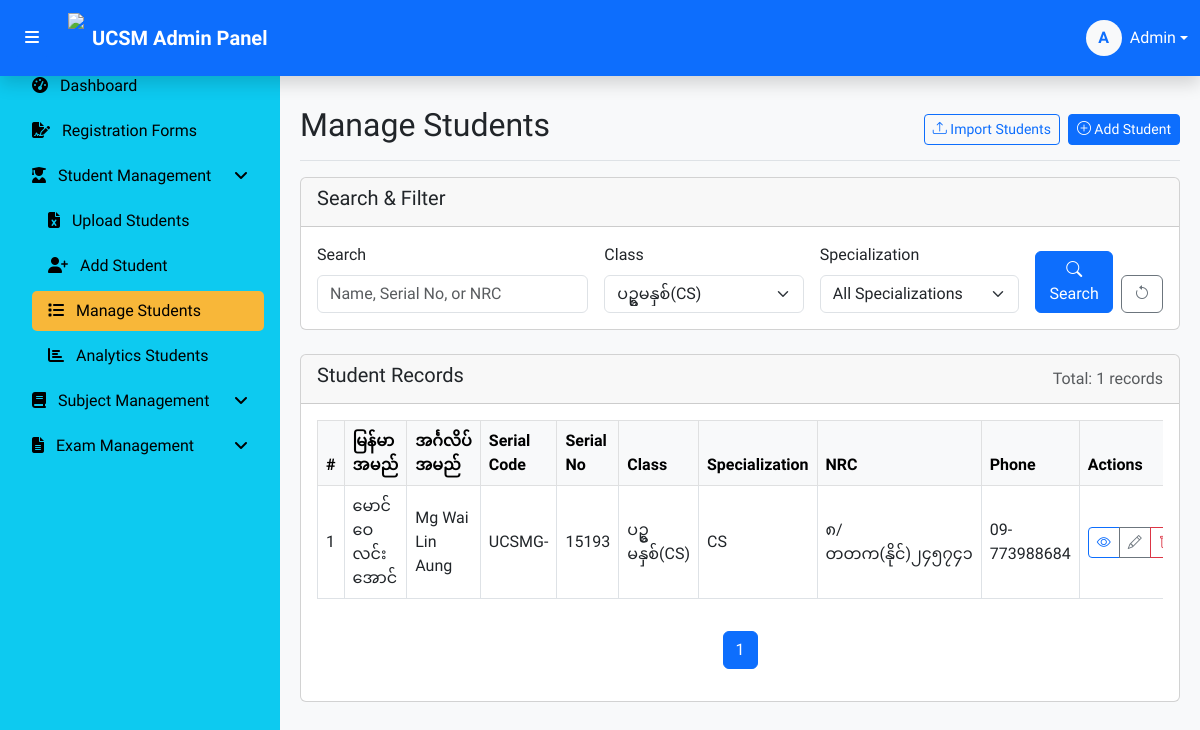
Page /manage_students.php?class=ပဥ္စမနှစ်(CS) (signed in) on the committed database.
### tables this page shows
CREATE TABLE `students` (
  `serial_no` int(5) NOT NULL COMMENT 'ခုံအမှတ်',
  `academic_year_start` year(4) NOT NULL,
  `academic_year_end` year(4) DEFAULT NULL,
  `user_id` int(11) DEFAULT NULL,
  `image_path` mediumblob NOT NULL,
  `class` varchar(50) DEFAULT NULL COMMENT 'အတန်း',
  `specialization` varchar(100) DEFAULT NULL COMMENT 'အထူးပြုဘာသာ',
  `serial_code` varchar(6) DEFAULT NULL COMMENT 'အစဉ်လိုက်ကုဒ်',
  `entry_year` varchar(4) DEFAULT NULL COMMENT 'တက္ကသိုလ်ဝင်ရောက်သည့်နှစ်',
  `student_name_mm` varchar(100) DEFAULT NULL COMMENT 'မြန်မာအမည်',
  `student_name_en` varchar(100) DEFAULT NULL COMMENT 'အင်္ဂလိပ်အမည်',
  `gender` varchar(6) DEFAULT NULL COMMENT 'ကျား/မ',
  `dob` date DEFAULT NULL COMMENT 'မွေးသက္ကရာဇ်',
  `birth_place` varchar(255) DEFAULT NULL,
  `entrance_exam_seat_number` varchar(20) DEFAULT NULL COMMENT 'တက္ကသိုလ်ဝင်တန်းအောင်မြင်သည့်ခုံအမှတ်',
  `entrance_exam_year` int(11) DEFAULT NULL COMMENT 'တက္ကသိုလ်ဝင်တန်းအောင်မြင်သည့်ခုနှစ်',
  `entrance_exam_center` varchar(255) DEFAULT NULL COMMENT 'စာစစ်ဌာန',
  `nrc` varchar(20) DEFAULT NULL COMMENT 'နိုင်ငံသားစိစစ်ရေး ကတ်ပြားအမှတ်',
  `citizen_status` varchar(20) DEFAULT NULL COMMENT 'နိုင်ငံသားအဆင့်အတန်း',
  `nationality` varchar(50) DEFAULT NULL COMMENT 'လူမျိုး',
  `religion` varchar(50) DEFAULT NULL COMMENT 'ဘာသာ',
  `address_house_no` varchar(20) DEFAULT NULL COMMENT 'အိမ်အမှတ်',
  `address_street` varchar(50) DEFAULT NULL COMMENT 'လမ်းအမှတ်',
  `address_quarter` varchar(50) DEFAULT NULL COMMENT 'ရပ်ကွက်',
  `address_village` varchar(50) DEFAULT NULL COMMENT 'ကျေးရွာ',
  `address_township` varchar(50) DEFAULT NULL COMMENT 'မြို့နယ်',
  `address_district` varchar(50) DEFAULT NULL COMMENT 'ခရိုင်',
  `address_region` varchar(50) DEFAULT NULL COMMENT 'တိုင်းဒေသကြီး/ပြည်နယ်',
  `address_state` varchar(255) DEFAULT NULL,
  `father_name_mm` varchar(100) DEFAULT NULL COMMENT 'အဖအမည် (မြန်မာ)',
  `father_name_en` varchar(100) DEFAULT NULL COMMENT 'အဖအမည် (အင်္ဂလိပ်)',
  `father_nationality` varchar(50) DEFAULT NULL COMMENT 'ဖခင်၏လူမျိုး',
  `father_religion` varchar(50) DEFAULT NULL COMMENT 'ဖခင်၏ဘာသာ',
  `father_nrc` varchar(20) DEFAULT NULL COMMENT 'ဖခင်၏ နိုင်ငံသားစိစစ်ရေး ကတ်ပြားအမှတ်',
  `father_birth_place` varchar(255) DEFAULT NULL,
  `father_citizen_status` varchar(20) DEFAULT NULL COMMENT 'ဖခင်၏ နိုင်ငံခြားသား/တိုင်းရင်းသား',
  `father_phone` varchar(20) DEFAULT NULL COMMENT 'အဖ၏ဖုန်းနံပါတ်',
  `father_job` varchar(100) DEFAULT NULL COMMENT 'အဖ၏အလုပ်အကိုင်',
  `father_address_house_no` varchar(20) DEFAULT NULL COMMENT 'အဖ၏အိမ်အမှတ်',
  `father_address_street` varchar(50) DEFAULT NULL COMMENT 'အဖ၏လမ်းအမှတ်',
  `father_address_quarter` varchar(50) DEFAULT NULL COMMENT 'အဖ၏ရပ်ကွက်',
  `father_address_village` varchar(50) DEFAULT NULL COMMENT 'အဖ၏ကျေးရွာ',
  `father_address_township` varchar(50) DEFAULT NULL COMMENT 'အဖ၏မြို့နယ်',
  `father_address_region` varchar(50) DEFAULT NULL COMMENT 'အဖ၏တိုင်းဒေသကြီး/ပြည်နယ်',
  `father_address_state` varchar(255) DEFAULT NULL,
  `mother_name_mm` varchar(100) DEFAULT NULL COMMENT 'အမိအမည် (မြန်မာ)',
  `mother_name_en` varchar(100) DEFAULT NULL COMMENT 'အမိအမည် (အင်္ဂလိပ်)',
  `mother_nationality` varchar(50) DEFAULT NULL COMMENT 'မိခင်၏လူမျိုး',
  `mother_religion` varchar(50) DEFAULT NULL COMMENT 'မိခင်၏ဘာသာ',
  `mother_nrc` varchar(20) DEFAULT NULL COMMENT 'မိခင်၏ နိုင်ငံသားစိစစ်ရေး ကတ်ပြားအမှတ်',
  `mother_birth_place` varchar(255) DEFAULT NULL,
  `mother_citizen_status` varchar(20) DEFAULT NULL COMMENT 'မိခင်၏ နိုင်ငံခြားသား/တိုင်းရင်းသား',
  `mother_phone` varchar(20) DEFAULT NULL COMMENT 'အမိ၏ဖုန်းနံပါတ်',
  `mother_job` varchar(100) DEFAULT NULL COMMENT 'အမိ၏အလုပ်အကိုင်',
  `mother_address_house_no` varchar(20) DEFAULT NULL COMMENT 'အမိ၏အိမ်အမှတ်',
  `mother_address_street` varchar(50) DEFAULT NULL COMMENT 'အမိ၏လမ်းအမှတ်',
  `mother_address_quarter` varchar(50) DEFAULT NULL COMMENT 'အမိ၏ရပ်ကွက်',
  `mother_address_village` varchar(50) DEFAULT NULL COMMENT 'အမိ၏ကျေးရွာ',
  `mother_address_township` varchar(50) DEFAULT NULL COMMENT 'အမိ၏မြို့နယ်',
  `mother_address_region` varchar(50) DEFAULT NULL COMMENT 'အမိ၏တိုင်းဒေသကြီး/ပြည်နယ်',
  `mother_address_state` varchar(255) DEFAULT NULL,
  `phone` varchar(12) DEFAULT NULL COMMENT 'ဖုန်းနံပါတ်',
  `supporter_name` varchar(100) DEFAULT NULL COMMENT 'ထောက်ပံ့သူ၏အမည်',
  `supporter_relation` varchar(50) DEFAULT NULL COMMENT 'ဆွေမျိုးတော်စပ်ပုံ',
  `supporter_job` varchar(100) DEFAULT NULL COMMENT 'ထောက်ပံ့သူ၏အလုပ်အကိုင်',
  `supporter_address` varchar(255) DEFAULT NULL COMMENT 'ဆက်သွယ်ရန်လိပ်စာ',
  `supporter_phone` varchar(20) DEFAULT NULL COMMENT 'ဖုန်းနံပါတ်',
  `grant_support` varchar(10) DEFAULT NULL COMMENT 'ပညာသင်ထောက်ပံ့ကြေးပြု/မပြု',
  `signature_status` varchar(20) DEFAULT NULL,
  `remarks` text DEFAULT NULL COMMENT 'မှတ်ချက်',
  `current_home_no` varchar(25) DEFAULT NULL,
  `current_street` varchar(25) DEFAULT NULL,
  `current_quarter` varchar(25) DEFAULT NULL,
  `current_village` varchar(25) DEFAULT NULL,
  `current_township` varchar(25) DEFAULT NULL,
  `current_phone` varchar(25) DEFAULT NULL,
  `current_year` int(11) DEFAULT NULL COMMENT 'Current Year',
  `current_month` int(11) DEFAULT NULL COMMENT 'Current Month',
  `current_day` int(11) DEFAULT NULL COMMENT 'Current Day',
  `created_at` timestamp NOT NULL DEFAULT current_timestamp(),
  `updated_at` timestamp NOT NULL DEFAULT current_timestamp() ON UPDATE current_timestamp()
);

### manage_students.php (the view, shortened to what the rows shown need)
<?php
require 'includes/db.php';
$currentPage = isset($_GET['page']) ? (int)$_GET['page'] : 1;
$recordsPerPage = 15;
$offset = ($currentPage - 1) * $recordsPerPage;
$searchTerm = isset($_GET['search']) ? trim($_GET['search']) : '';
$classFilter = isset($_GET['class']) ? $_GET['class'] : '';
$specializationFilter = isset($_GET['specialization']) ? $_GET['specialization'] : '';
$query = "SELECT * FROM students WHERE 1=1";
if (!empty($classFilter)) {
    $query .= " AND class = ?";
}
$sortField = isset($_GET['sort']) ? $_GET['sort'] : 'serial_no';
$sortOrder = isset($_GET['order']) && strtoupper($_GET['order']) === 'DESC' ? 'DESC' : 'ASC';
$query .= " ORDER BY $sortField $sortOrder LIMIT ?, ?";
$stmt = $mysqli->prepare($query);
if (!empty($searchTerm)) {
    $searchParam = "%$searchTerm%";
    if (!empty($classFilter) && !empty($specializationFilter)) {
        $stmt->bind_param("ssssssii", $searchParam, $searchParam, $searchParam, $searchParam, $classFilter, $specializationFilter, $offset, $recordsPerPage);
    } elseif (!empty($classFilter)) {
        $stmt->bind_param("sssssii", $searchParam, $searchParam, $searchParam, $searchParam, $classFilter, $offset, $recordsPerPage);
    } elseif (!empty($specializationFilter)) {
        $stmt->bind_param("sssssii", $searchParam, $searchParam, $searchParam, $searchParam, $specializationFilter, $offset, $recordsPerPage);
    } else {
        $stmt->bind_param("ssssii", $searchParam, $searchParam, $searchParam, $searchParam, $offset, $recordsPerPage);
    }
} elseif (!empty($classFilter) || !empty($specializationFilter)) {
    if (!empty($classFilter) && !empty($specializationFilter)) {
        $stmt->bind_param("ssii", $classFilter, $specializationFilter, $offset, $recordsPerPage);
    } elseif (!empty($classFilter)) {
        $stmt->bind_param("sii", $classFilter, $offset, $recordsPerPage);
    } else {
        $stmt->bind_param("sii", $specializationFilter, $offset, $recordsPerPage);
    }
} else {
    $stmt->bind_param("ii", $offset, $recordsPerPage);
}
$stmt->execute();
$result = $stmt->get_result();
$students = $result->fetch_all(MYSQLI_ASSOC);
?>
<!DOCTYPE html>
<html lang="en">
<head>
    <link href="https://cdn.jsdelivr.net/npm/bootstrap@5.3.0/dist/css/bootstrap.min.css" rel="stylesheet">
    <link rel="stylesheet" href="https://cdn.jsdelivr.net/npm/bootstrap-icons@1.10.0/font/bootstrap-icons.css">
</head>
<body>
<?php require 'includes/admin_header.php'; ?>
<div id="main-content" style="margin-top:70px;">
    <div class="d-flex justify-content-between flex-wrap flex-md-nowrap align-items-center pt-3 pb-2 mb-3 border-bottom">
        <h1 class="h2">Manage Students</h1>
    </div>
    <div class="card">
        <div class="card-body">
            <?php if (!empty($students)): ?>
                <div class="table-responsive">
                    <table class="table table-bordered table-hover align-middle">
                        <thead class="table-light">
                            <tr>
                                <th>#</th>
                                <th>
                                    <a href="?search=<?= urlencode($searchTerm) ?>&class=<?= urlencode($classFilter) ?>&specialization=<?= urlencode($specializationFilter) ?>&sort=student_name_mm&order=<?= $sortField === 'student_name_mm' && $sortOrder === 'ASC' ? 'DESC' : 'ASC' ?>"
                                       class="sort-link">
                                        မြန်မာအမည်
                                    </a>
                                </th>
                                <th>အင်္ဂလိပ်အမည်</th>
                                <th>
                                    <a href="?search=<?= urlencode($searchTerm) ?>&class=<?= urlencode($classFilter) ?>&specialization=<?= urlencode($specializationFilter) ?>&sort=serial_code&order=<?= $sortField === 'serial_code' && $sortOrder === 'ASC' ? 'DESC' : 'ASC' ?>"
                                       class="sort-link">
                                        Serial Code
                                    </a>
                                </th>
                                <th>Serial No</th>
                                <th>Class</th>
                                <th>Specialization</th>
                                <th>NRC</th>
                                <th>Phone</th>
                                <th>Actions</th>
                            </tr>
                        </thead>
                        <tbody>
                            <?php $count = $offset + 1; foreach ($students as $student): ?>
                                <tr>
                                    <td><?= $count++ ?></td>
                                    <td><?= htmlspecialchars($student['student_name_mm']) ?></td>
                                    <td><?= htmlspecialchars($student['student_name_en']) ?></td>
                                    <td><?= htmlspecialchars($student['serial_code']) ?></td>
                                    <td><?= htmlspecialchars($student['serial_no']) ?></td>
                                    <td><?= htmlspecialchars($student['class']) ?></td>
                                    <td><?= htmlspecialchars($student['specialization']) ?></td>
                                    <td><?= htmlspecialchars($student['nrc']) ?></td>
                                    <td><?= htmlspecialchars($student['phone']) ?></td>
                                    <td>
                                        <div class="btn-group btn-group-sm">
                                            <a href="view_student.php?serial_no=<?= $student['serial_no'] ?>"
                                               class="btn btn-sm btn-outline-primary" title="View">
                                                <i class="bi bi-eye"></i>
                                            </a>
                                            <a href="edit_student.php?serial_no=<?= $student['serial_no'] ?>"
                                               class="btn btn-sm btn-outline-secondary" title="Edit">
                                                <i class="bi bi-pencil"></i>
                                            </a>
                                            <a href="manage_students.php?delete=<?= $student['serial_no'] ?>"
                                               class="btn btn-sm btn-outline-danger" title="Delete"
                                               onclick="return confirm('Are you sure you want to delete this student?')">
                                                <i class="bi bi-trash"></i>
                                            </a>
                                        </div>
                                    </td>
                                </tr>
                            <?php endforeach; ?>
                        </tbody>
                    </table>
                </div>
            <?php else: ?>
                <div class="alert alert-info">No student records found.</div>
            <?php endif; ?>
        </div>
    </div>
</div>
</body>
</html>

### rows in the picture
students: student_name_mm "မောင်ဝေလင်းအောင်", student_name_en "Mg Wai Lin Aung", serial_code "UCSMG-", serial_no "15193", class "ပဥ္စမနှစ်(CS)", specialization "CS", nrc "၈/တတက(နိုင်)၂၄၅၇၄၁", phone "09-773988684"

### other values in the picture
substr($admin_name, 0, 1) "A"
$admin_name "Admin"
str_replace('_', ' ', pathinfo($page, PATHINFO_FILENAME)) "Upload Students"
str_replace('_', ' ', pathinfo($page, PATHINFO_FILENAME)) "Add Student"
str_replace('_', ' ', pathinfo($page, PATHINFO_FILENAME)) "Manage Students"
str_replace('_', ' ', pathinfo($page, PATHINFO_FILENAME)) "Analytics Students"
$totalRecords "1"
form field class "ပဥ္စမနှစ်(CS)"
